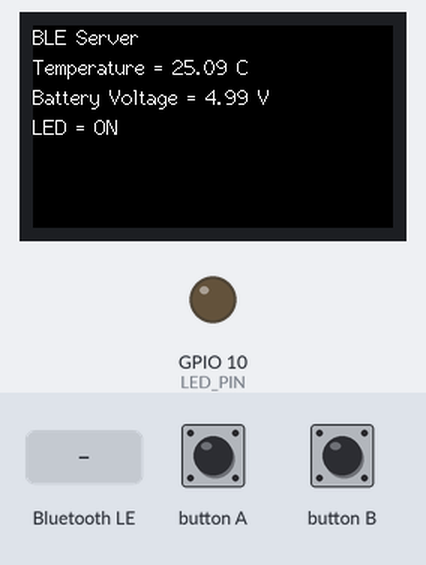
Recording of a sketch running on a simulated ESP32-S3. Parts: 240×135 colour display, output pins drawn as LEDs (lit = HIGH). The test bench sets the inputs (shaded band). Random numbers use the default seed unless the sketch sets one; nothing arrives over Bluetooth unless stated; a phone connects over Bluetooth LE 3 s after start; what the sketch prints to the serial monitor is not drawn.

Above: at 1.3 s.
1.4 s: button A pressed for 0.15 s
At 2.2 s:
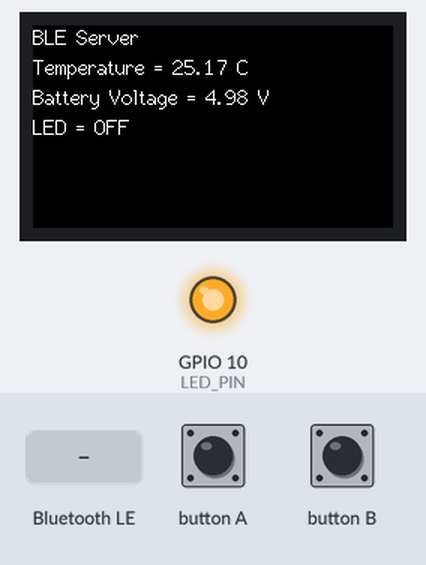
4.5 s: Bluetooth LE write "ON" received
At 5.7 s:
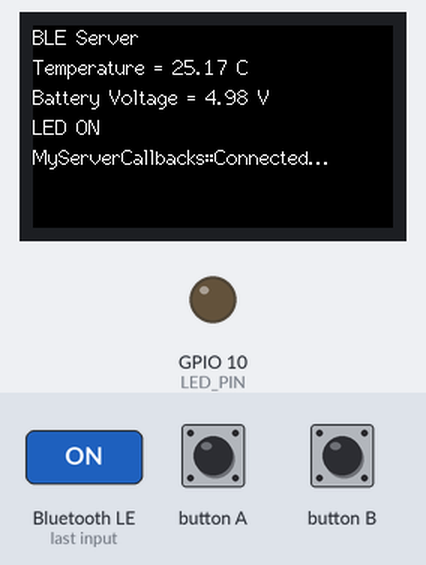
6.0 s: Bluetooth LE write "OFF" received
At 7.1 s:
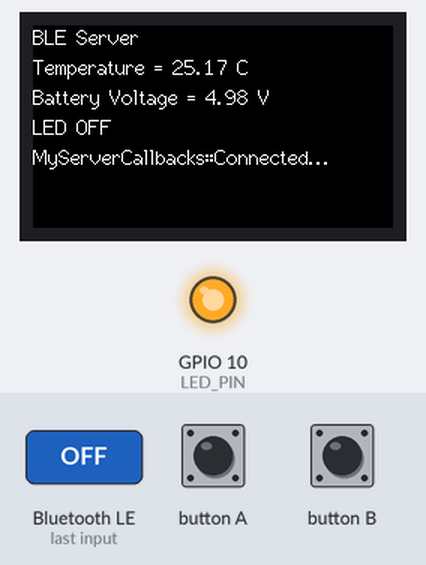
7.5 s: Bluetooth LE write "1" received
At 8.2 s:
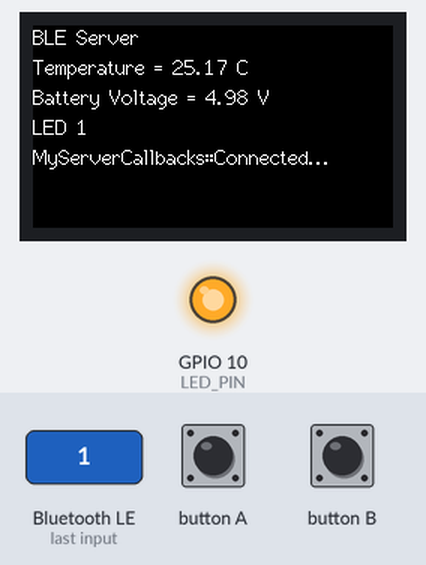
9.0 s: button A pressed for 1 s
At 10.5 s:
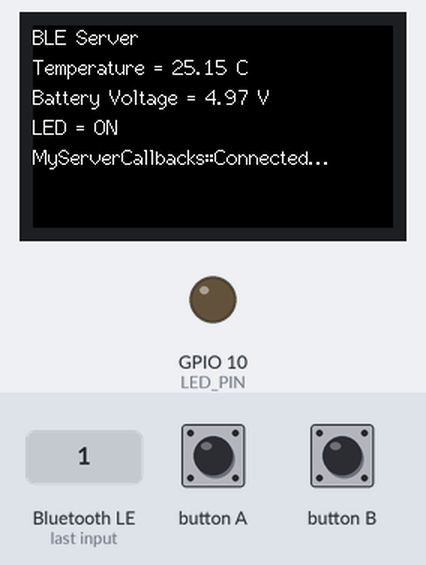
Timing chart, 0 to 12.0 s (numbered marks = the images above; inputs shaded):
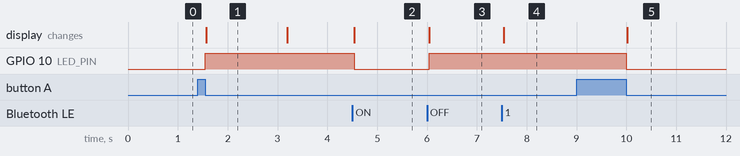

Measured:
- after the input at 1.4 s, GPIO 10 (LED_PIN): LOW → HIGH after 0.15 s
- after the input at 4.5 s, GPIO 10 (LED_PIN): HIGH → LOW at once; the display: changes at once (image 2)
- after the input at 6.0 s, GPIO 10 (LED_PIN): LOW → HIGH at once; the display: changes at once (image 3)
- after the input at 7.5 s, the display: changes at once (image 4)
- after the input at 9.0 s, GPIO 10 (LED_PIN): HIGH → LOW after 1.0 s; the display: changes after 1.0 s (image 5)
- what the display in image 1 shows lasts 1.6 s, from 1.6 s to 3.2 s

The sketch:

BLE_Server_Vincent_Clarence.ino
```cpp
#include <BLEDevice.h>
#include <BLEServer.h>
//#include <BLEUtils.h>
//#include <BLE2902.h>
#include <M5StickCPlus.h>

//#include <Wire.h>
#define LED_PIN 10

//Default Temperature in Celsius
#define temperatureCelsius

//change to unique BLE server name
#define bleServerName "CSC2106-BLE#01"

float tempC = 25.0;
float tempF;
float vBatt = 5.0;  // initial value
static char status[6];

// Timer variables
unsigned long lastTime = 0;
unsigned long timerDelay = 15000;   // update refresh every 15sec

bool deviceConnected = false;
bool ledState = false;

// See the following for generating UUIDs:
// https://www.uuidgenerator.net/
#define SERVICE_UUID "01234567-0123-4567-89ab-0123456789ab"
#define LED_UUID "01234567-0123-4567-89ab-0123456789bd"

// Temperature Characteristic and Descriptor
#ifdef temperatureCelsius
  BLECharacteristic imuTemperatureCelsiusCharacteristics("01234567-0123-4567-89ab-0123456789cd", BLECharacteristic::PROPERTY_NOTIFY);
  BLEDescriptor imuTemperatureCelsiusDescriptor(BLEUUID((uint16_t)0x2902));
#else
  BLECharacteristic imuTemperatureFahrenheitCharacteristics("01234567-0123-4567-89ab-0123456789de", BLECharacteristic::PROPERTY_NOTIFY);
  BLEDescriptor imuTemperatureFahrenheitDescriptor(BLEUUID((uint16_t)0x2902));
#endif

// Battery Voltage Characteristic and Descriptor
BLECharacteristic axpVoltageCharacteristics("01234567-0123-4567-89ab-0123456789ef", BLECharacteristic::PROPERTY_NOTIFY);
BLEDescriptor axpVoltageDescriptor(BLEUUID((uint16_t)0x2903));

// LED Characteristic
BLECharacteristic axpLedCharacteristics(LED_UUID, BLECharacteristic::PROPERTY_NOTIFY | BLECharacteristic::PROPERTY_WRITE);
BLEDescriptor axpLedDescriptor(BLEUUID((uint16_t)0x2904));

//Setup callbacks onConnect and onDisconnect
class MyServerCallbacks: public BLEServerCallbacks {
  void onConnect(BLEServer* pServer) {
    deviceConnected = true;
    Serial.println("MyServerCallbacks::Connected...");
    M5.Lcd.setCursor(0, 80, 2);
    M5.lcd.printf("MyServerCallbacks::Connected...");

  };
  void onDisconnect(BLEServer* pServer) {
    deviceConnected = false;
    Serial.println("MyServerCallbacks::Disconnected...");
    M5.Lcd.fillRect(0, 80, 2, 16, BLACK);
    M5.Lcd.setCursor(0, 80, 2);
    M5.lcd.printf("MyServerCallbacks::Disconnected...");
    delay(1000);
    // Restart advertising to allow new connections
    pServer->startAdvertising();
    Serial.println("Advertising restarted...");
    M5.Lcd.fillRect(0, 80, 2, 16, BLACK);
    M5.Lcd.setCursor(0, 80, 2);
    M5.lcd.printf("Advertising restarted...");
  }
};

// Callback for writing to the characteristic
class MyCharacteristicCallbacks: public BLECharacteristicCallbacks {
  void onWrite(BLECharacteristic* pCharacteristic) {
    std::string value = pCharacteristic->getValue();
    M5.Lcd.setCursor(0,60,2);
    M5.Lcd.fillRect(0, 60, 240, 16, BLACK);
    M5.Lcd.print("LED ");
    M5.Lcd.println(value.c_str());
    if (value == "ON") {
      digitalWrite(LED_PIN, LOW);  // Turn LED on (assuming active low)
      // M5.Lcd.println(value.c_str());
      Serial.println("LED turned ON");
      ledState = !ledState;

    } else if (value == "OFF") {
      digitalWrite(LED_PIN, HIGH);  // Turn LED off
      // M5.Lcd.println(value.c_str());
      Serial.println("LED turned OFF");
      ledState = !ledState;

    } else {
      Serial.println("Invalid data received");
    }

    Serial.print("Received value: ");
    Serial.println(value.c_str());
    // You can process the received data here
  }
};
void setup() {
  // Start serial communication
  Serial.begin(115200);

  // put your setup code here, to run once:
  M5.begin();
  M5.Lcd.setRotation(3);
  M5.Lcd.fillScreen(BLACK);
  M5.Lcd.setCursor(0, 0, 2);
  M5.Lcd.printf("BLE Server", 0);

  // Initialize IMU
  int x = M5.IMU.Init(); //return 0 is ok, return -1 is unknown
  if(x!=0)
    Serial.println("IMU initialisation fail!");

  pinMode(LED_PIN, OUTPUT);  // Set LED_PIN as OUTPUT
  digitalWrite(LED_PIN, HIGH);  // Ensure LED starts in the OFF state

  // Create the BLE Device
  BLEDevice::init(bleServerName);

  // Create the BLE Server
  BLEServer *pServer = BLEDevice::createServer();
  pServer->setCallbacks(new MyServerCallbacks());

  // Create the BLE Service
  BLEService *bleService = pServer->createService(SERVICE_UUID);

  // Create BLE Characteristics and Create a BLE Descriptor
  // Temperature
  #ifdef temperatureCelsius
    bleService->addCharacteristic(&imuTemperatureCelsiusCharacteristics);
    imuTemperatureCelsiusDescriptor.setValue("IMU Temperature(C)");
    imuTemperatureCelsiusCharacteristics.addDescriptor(&imuTemperatureCelsiusDescriptor);
  #else
    bleService->addCharacteristic(&imuTemperatureFahrenheitCharacteristics);
    imuTemperatureFahrenheitDescriptor.setValue("IMU Temperature(F)");
    imuTemperatureFahrenheitCharacteristics.addDescriptor(&imuTemperatureFahrenheitDescriptor);
  #endif

  // Battery
  bleService->addCharacteristic(&axpVoltageCharacteristics);
  axpVoltageDescriptor.setValue("AXP Battery(V)");
  axpVoltageCharacteristics.addDescriptor(&axpVoltageDescriptor);

  // LED
  bleService->addCharacteristic(&axpLedCharacteristics);
  axpLedDescriptor.setValue("LED");
  axpLedCharacteristics.addDescriptor(&axpLedDescriptor);
  axpLedCharacteristics.setCallbacks(new MyCharacteristicCallbacks());

  // Start the service
  bleService->start();

  // Start advertising
  BLEAdvertising *pAdvertising = BLEDevice::getAdvertising();
  pAdvertising->addServiceUUID(SERVICE_UUID);
  pServer->getAdvertising()->start();
  Serial.println("Waiting a client connection to notify...");

  pinMode(M5_BUTTON_HOME, INPUT);
  pinMode(LED_PIN, OUTPUT);

}

// Function to turn the LED off
void ledOff() {
  digitalWrite(LED_PIN, HIGH);
}

// Function to turn the LED on
void ledOn() {
  digitalWrite(LED_PIN, LOW);
}


void loop() {
  M5.update();  // Update M5StickC status

  // Check for button press
  if (digitalRead(M5_BUTTON_HOME) == LOW) {

    // Toggle LED state
    ledState = !ledState;
    if (ledState) {
      ledOn();
      strcpy(status, "ON ");
    } else {
      ledOff();
      strcpy(status, "OFF");
    }

    // Perform calculations when button is pressed
    if (random(2) > 0)
      tempC += random(10) / 100.0;
    else
      tempC -= random(10) / 100.0;

    // Convert to Fahrenheit if needed
    tempF = 1.8 * tempC + 32;

    // Update battery voltage
    if (vBatt < 1.0)
      vBatt = 5.0;  // Reset to full charge
    else
      vBatt -= 0.01;  // Simulate battery drain

    // Notify connected BLE client (if needed)
    #ifdef temperatureCelsius
      static char temperatureCTemp[6];
      dtostrf(tempC, 6, 2, temperatureCTemp);
      imuTemperatureCelsiusCharacteristics.setValue(temperatureCTemp);
      imuTemperatureCelsiusCharacteristics.notify();
    #else
      static char temperatureFTemp[6];
      dtostrf(tempF, 6, 2, temperatureFTemp);
      imuTemperatureFahrenheitCharacteristics.setValue(temperatureFTemp);
      imuTemperatureFahrenheitCharacteristics.notify();
    #endif

    static char voltageBatt[6];
    dtostrf(vBatt, 6, 2, voltageBatt);
    axpVoltageCharacteristics.setValue(voltageBatt);
    axpVoltageCharacteristics.notify();

    axpLedCharacteristics.setValue(status);
    axpLedCharacteristics.notify();

    // Update LCD with new values
    M5.Lcd.fillRect(0, 20, 2, 16, BLACK);
    M5.Lcd.setCursor(0, 20, 2);
    #ifdef temperatureCelsius
      M5.Lcd.print("Temperature = ");
      M5.Lcd.print(tempC);
      M5.Lcd.println(" C");
    #else
      M5.Lcd.print("Temperature = ");
      M5.Lcd.print(tempF);
      M5.Lcd.println(" F");
    #endif

    M5.Lcd.fillRect(0, 40, 2, 16, BLACK);
    M5.Lcd.setCursor(0, 40, 2);
    M5.Lcd.print("Battery Voltage = ");
    M5.Lcd.print(vBatt);
    M5.Lcd.println(" V");

    M5.Lcd.fillRect(0, 60, 2, 16, BLACK);
    M5.Lcd.setCursor(0, 60, 2);
    M5.Lcd.print("LED = ");
    M5.Lcd.println(status);

    // Print values to Serial (optional for debugging)
    Serial.println("=================================");
    Serial.print("Temperature: ");
    #ifdef temperatureCelsius
      Serial.print(tempC);
      Serial.println(" C");
    #else
      Serial.print(tempF);
      Serial.println(" F");
    #endif
    Serial.print("Battery Voltage: ");
    Serial.print(vBatt);
    Serial.println(" V");
    Serial.print("LED: ");
    Serial.println(status);
    Serial.println("=================================");

    // Debounce the button press
    delay(500);  // Wait to prevent multiple triggers
    while (digitalRead(M5_BUTTON_HOME) == LOW);  // Wait for button release
  }
}
```
